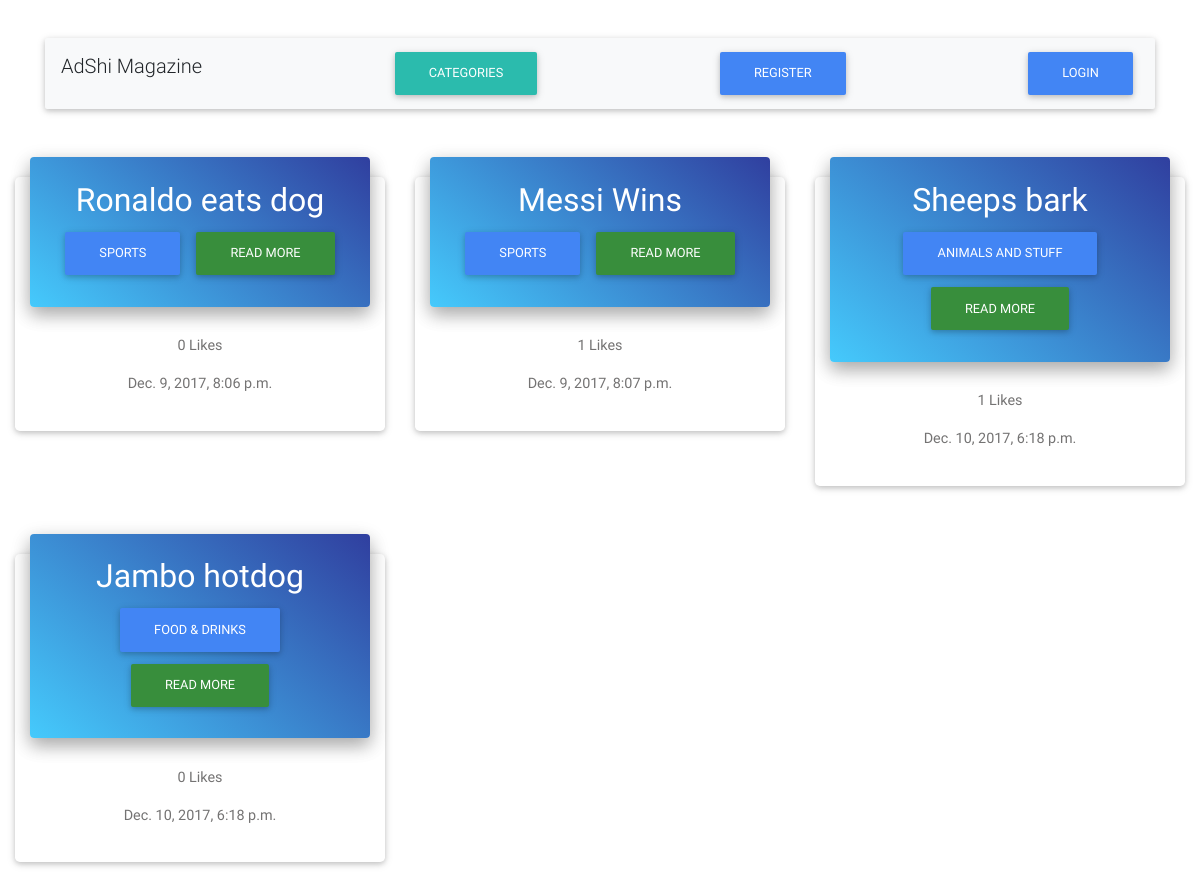
/magazine/, run on the app's committed database.
### mag/models.py (models this page shows, shortened)
class Article(models.Model):
    title = models.CharField(max_length=250)
    slug = models.SlugField(max_length=250, unique=True)
    body = models.TextField()
    date_posted = models.DateTimeField(db_index=True, auto_now_add=True)
    category = models.ForeignKey(Category, on_delete=models.CASCADE)
    likes = models.ManyToManyField(MagUser)
    class Meta:
        get_latest_by = "date_posted"

class Category(models.Model):
    title = models.CharField(max_length=250, unique=True)
    slug = models.SlugField(max_length=100, unique=True)

### mag/views.py (the view)
def index(request):
    articles = Article.objects.all()
    user = __user(request)
    return render(request, 'mag/index.html', context={'articles': articles, 'user': user})

### mag/models.py (called while the page is built)
    def is_authenticated(self):
        return self.email != "anon@default.com" and self.logged_in

### mag/views.py (called while the page is built)
def __user(request):
    user_email = request.session.get('currentUser')
    if user_email is not None:
        return MagUser.objects.get(email=user_email)
    else:
        return defaultUser

### templates/mag/index.html (shortened to what this page needs)
{% extends 'base.html' %}
{% load staticfiles %}
{% block content %}
    <br/>
    <div class='row js-item-container' id="in">
        {% for arti in articles %}
            <div class='col-lg-4 col-md-6 mb-r' id = '{{ arti.id }}'>
                <div class='card card-cascade narrower'>
                    <div class='view gradient-card-header blue-gradient'>
                        <h2 class='h2-responsive'>{{ arti.title }}</h2>
                        <div class='text-center'>
                            <a href="{% url 'articles_category' c_title=arti.category.slug %}" class='btn btn-primary waves-effect waves-light' id="cat-{{ arti.category.id }}">{{ arti.category.title }}</a>
                            <a href="{% url 'get_article' a_id=arti.id %}" class="btn btn-green waves-effect waves-light" id="art-{{ arti.id }}">Read More</a>
                       </div>
                    </div>
                   <div class='card-body text-center'>
                       <p class='card-text'>{{ arti.likes.count }} Likes</p>
                       <p class="card-text">{{ arti.date_posted }}</p>
                   </div>
                </div>
            </div>
        {% endfor %}
    </div>
{% endblock %}

### templates/base.html (shortened to what this page needs)
{% load staticfiles %}
<!DOCTYPE html>
<html lang="en">
<head>
    <link rel="stylesheet" href="{% static 'mag/css/bootstrap.css' %}"/>
    <link rel="stylesheet" href="{% static 'mag/css/bootstrap.min.css' %}"/>
    <link rel="stylesheet" href="{% static 'mag/css/mdb.css' %}"/>
    <link rel="stylesheet" href="{% static 'mag/css/mdb.min.css' %}"/>
</head>
<body>
    <div class="container">
        <nav class="navbar navbar-dark bg-light justify-content-between" style="margin: 1cm 0 0 0;">
            <a class="navbar-brand" onclick="location.href = '{% url 'index' %}'">AdShi Magazine</a>
            <a class="btn btn-default" href="{% url 'categories' %}" type="button">Categories</a>
            {% if not user.is_authenticated %}
                <button type="button" class="btn btn-primary btn-rounded" onclick="location.href = '{% url 'register' %}'">Register</button>
                <button type="button" class="btn btn-primary btn-rounded" onclick="location.href = '{% url 'login' %}'">Login</button>
            {% else%}
                <button type="button" class="btn btn-primary btn-rounded" onclick="location.href = '{% url 'dashboard' %}'">Dashboard</button>
                <button type="button" class="btn btn-primary btn-rounded" onclick="location.href = '{% url 'logout' %}'">Logout</button>
            {% endif %}
        </nav>
    </div>
    <br>
    <main>
        <div class="main-wrapper">
            <div class="container-fluid">
                {% block content %}
                {% endblock %}
            </div>
        </div>
    </main>
</body>
</html>

### data on the page
Article: title "Ronaldo eats dog", category "SPORTS", likes.count "0", date_posted "Dec. 9, 2017, 8:06 p.m."
Article: title "Messi Wins", category "SPORTS", likes.count "1", date_posted "Dec. 9, 2017, 8:07 p.m."
Article: title "Sheeps bark", category "ANIMALS AND STUFF", likes.count "1", date_posted "Dec. 10, 2017, 6:18 p.m."
Article: title "Jambo hotdog", category "FOOD & DRINKS", likes.count "0", date_posted "Dec. 10, 2017, 6:18 p.m."
